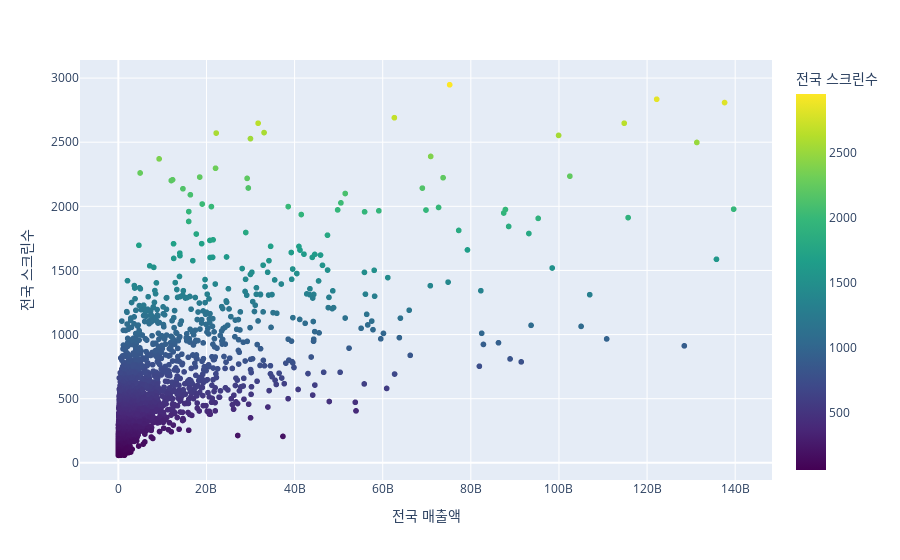

Write notebook code for a chart like this one.
### Code cell
# 그래프 그리기
fig = px.scatter(m, x="전국 매출액", y="전국 스크린수",
                 color="전국 스크린수", color_continuous_scale=px.colors.sequential.Viridis)

fig.show()

### Figure 1 — Plotly figure (JSON) as saved in the notebook; plotly's stock layout.template omitted (floating-point values rounded to 4 significant figures; data arrays with more than 128 entries replaced by an {"elided": "..."} marker saying what was removed)
{"data": [{"hovertemplate": "전국 매출액=%{x}<br>전국 스크린수=%{marker.color}<extra></extra>", "legendgroup": "", "marker": {"color": {"elided": "3975 int values"}, "coloraxis": "coloraxis", "symbol": "circle"}, "mode": "markers", "name": "", "showlegend": false, "type": "scattergl", "x": {"elided": "3975 int values"}, "xaxis": "x", "y": {"elided": "3975 int values"}, "yaxis": "y"}], "layout": {"coloraxis": {"colorbar": {"title": {"text": "전국 스크린수"}}, "colorscale": [[0, "#440154"], [0.1111, "#482878"], [0.2222, "#3e4989"], [0.3333, "#31688e"], [0.4444, "#26828e"], [0.5556, "#1f9e89"], [0.6667, "#35b779"], [0.7778, "#6ece58"], [0.8889, "#b5de2b"], [1, "#fde725"]]}, "legend": {"tracegroupgap": 0}, "margin": {"t": 60}, "xaxis": {"anchor": "y", "domain": [0, 1], "title": {"text": "전국 매출액"}}, "yaxis": {"anchor": "x", "domain": [0, 1], "title": {"text": "전국 스크린수"}}}}
